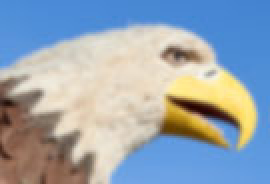
%> input picture Assignment 1_Team1_JPNDA/Problem 2/singapore.jpg, 135 x 92 px (shown 2 times larger)
$ octave Problem2.m   (GNU Octave 9; MATLAB toolbox functions it lacks are replaced by stand-ins)
%> lines starting %> are read from the running program, lines starting %| are printed output that depends on the picture
% Close all figure windows
close all;

% Clear workspace variables
clear all;

% Clear command window
clc;

% Read the color image
img = imread('singapore.jpg');
%> img is the input picture: size 92x135x3 uint8; mean R, G, B 151.6, 165, 177.9

%Convert the image to double precision for processing
img = im2double(img);
%> img: size 92x135x3 double

% Define the Gaussian filter
gaussian_kernel = fspecial('gaussian', [25 25],5);

% Apply the Gaussian filter to the color image
img_gaussian = imfilter(img, gaussian_kernel, 'replicate');
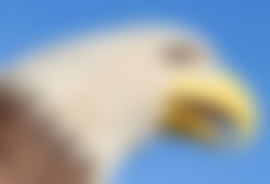
%> img_gaussian: size 92x135x3 double (shown 2 times larger); mean R, G, B 0.594, 0.647, 0.697; mean of the top-left, top-right, bottom-left and bottom-right quarters 0.7, 0.661, 0.614, 0.61

% Sharpen the image by subtracting the blurred image from the original
img_sharpened = img * 2 - img_gaussian;
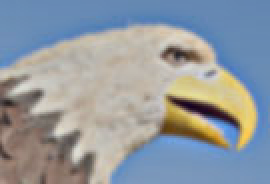
%> img_sharpened: size 92x135x3 double (shown 2 times larger); mean R, G, B 0.595, 0.647, 0.698; drawn with min black and max white

% Display the original and the sharpened image
figure;imshow(img);
title('Original Image');


figure,imshow(img_sharpened);
%> after `imshow(img_sharpened)`:
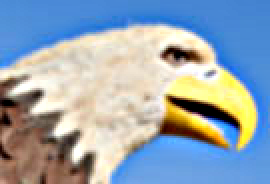
%> displayed picture: size 92x135x3, on the screen's scale of 0 to 255 (shown 2 times larger); mean R, G, B 149.6, 165.4, 178.7
title('Sharpened Image');
